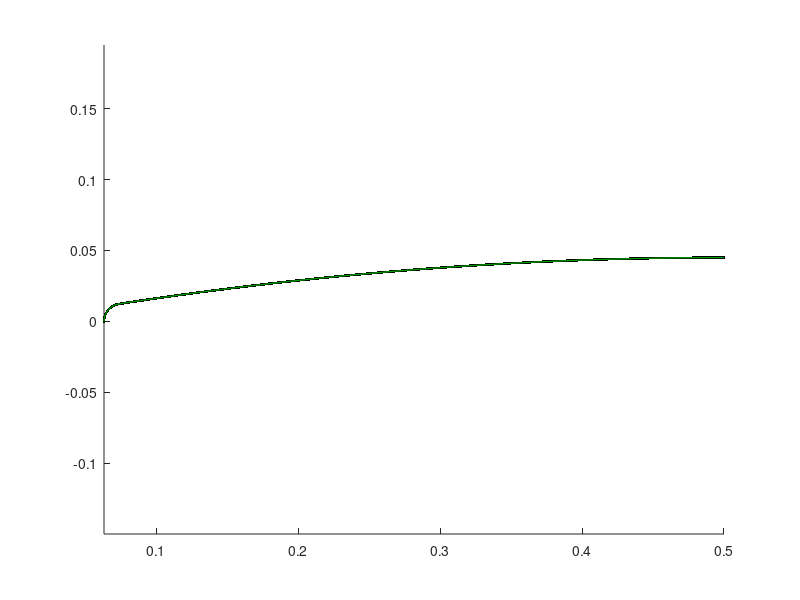

Source code (MATLAB):
%% ogive geometry reparam work (09/01/2026)
clc; clear; close all;
%%%%%%%%%%%%%%%%%%%%%%%%%%%%%%%%%%%%%%%%%%%%%%%%%%%%%%%%%%%%%%%%%%%%%%%%%%%
parent_dir_str = '2025';
path_parts = regexp(mfilename('fullpath'), filesep, 'split');
path_idx = find(cellfun(@(s1)strcmp(s1,parent_dir_str),path_parts));
parent_dir = fullfile(path_parts{1:path_idx});
addpath(genpath(parent_dir));
clear parent_dir_str path_idx path_parts
%%%%%%%%%%%%%%%%%%%%%%%%%%%%%%%%%%%%%%%%%%%%%%%%%%%%%%%%%%%%%%%%%%%%%%%%%%%
clc;

rho_ogv = 2.80028;
L0      = 0.5;
Rn      = 12.5/1000;
Rb      = 45/1000;
% y(x) for the ogive part of the geometry
y_ogive    = @(x)   sqrt(rho_ogv^2 - (L0-x).^2) + Rb - rho_ogv;

% dy/dx for the ogive part of the geometry
% dydx_ogive = @(x)   (L0-x)./sqrt(rho_ogv^2 - (L0 - x).^2);

% y(x) (positive branch) for the tip
y_circ     = @(x,x0)   sqrt( Rn^2 - (x-x0).^2 );

% dy/dx for the tip
% dydx_circ  = @(x,x0) -(x-x0)./sqrt(Rn^2- (x-x0).^2);



% center of circle such that it is tangent to the ogive
x0 = L0 - sqrt( (rho_ogv-Rn)^2 - (Rb-rho_ogv)^2 );

xa = x0-Rn;

% point of tangency between circular tip and ogive
options = optimset('TolFun',1e-15,'TolX',1e-17);
xt = fminbnd( @(x) ( (y_circ(x,x0) -  y_ogive(x)).^2 ),x0-Rn,x0+Rn,options);

% either or
yt = y_circ(xt,x0);
% yt = y_ogive(xt);

yfun = @(x) (x<=xt).*y_circ(x,x0) + (x>xt).*y_ogive(x);


hold on
% fplot( @(x) y_circ(x,x0),[x0-Rn,xt],'r')
% fplot(y_ogive,[xt,0.5],'r')
% plot(xt,yt,'gx')
x = linspace(xa,L0,8001);
y = yfun(x);
plot(x,y,'k.-')
axis equal

load('xy_ogive.mat')

plot(xy_ogive(:,1),xy_ogive(:,2),'g');
